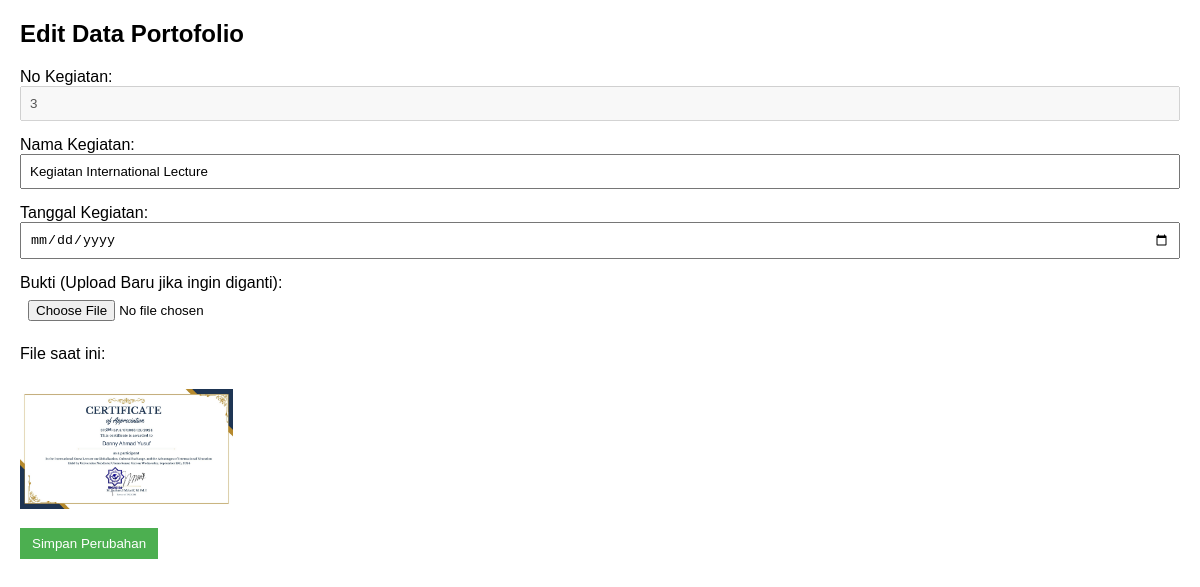
The page /edit.php?kode=3 on the database its author committed.
### tables this page shows
CREATE TABLE `portofolio` (
  `No_kegiatan` varchar(50) NOT NULL,
  `Nama_kegiatan` varchar(255) NOT NULL,
  `Tanggal` varchar(255) NOT NULL,
  `Bukti` varchar(255) NOT NULL
);

### edit.php (the view, shortened to what this page needs)
<?php
include 'koneksi2.php';
$kode = $_GET['kode'];
$query = "SELECT * FROM portofolio WHERE No_kegiatan = '$kode'";
$result = mysqli_query($koneksi, $query);
$data = mysqli_fetch_assoc($result);
?>
<!DOCTYPE html>
<html>
<head>
</head>
<body>
    <h2>Edit Data Portofolio</h2>
    <form action="" method="POST" enctype="multipart/form-data">
        <div class="form-group">
            <label>No Kegiatan:</label>
            <input type="text" name="kode" class="form-control" value="<?php echo htmlspecialchars($data['No_kegiatan']); ?>" disabled>
        </div>
        <div class="form-group">
            <label>Nama Kegiatan:</label>
            <input type="text" name="nama" class="form-control" value="<?php echo htmlspecialchars($data['Nama_kegiatan']); ?>" required>
        </div>
        <div class="form-group">
            <label>Tanggal Kegiatan:</label>
            <input type="date" name="tanggal" class="form-control" value="<?php echo htmlspecialchars($data['Tanggal']); ?>" required>
        </div>
        <div class="form-group">
            <label>Bukti (Upload Baru jika ingin diganti):</label>
            <input type="file" name="bukti" class="form-control">
            <p>File saat ini:</p>
            <img src="uploads/<?php echo htmlspecialchars($data['Bukti']); ?>" alt="Bukti" class="img-preview" onerror="this.src='aset/default.png'">
        </div>
        <button type="submit" class="btn">Simpan Perubahan</button>
    </form>
</body>
</html>

### edit.php (style rules this page uses)
body { font-family: Arial, sans-serif; margin: 20px; }
.form-group { margin-bottom: 15px; }
.form-control { width: 100%; padding: 8px; box-sizing: border-box; }
.btn { padding: 8px 12px; text-decoration: none; background-color: #4CAF50; color: white; border: none; }
.img-preview { max-height: 120px; margin-top: 10px; }

### rows shown on the page
portofolio: kode "3", nama "Kegiatan International Lecture", Bukti (picture)
